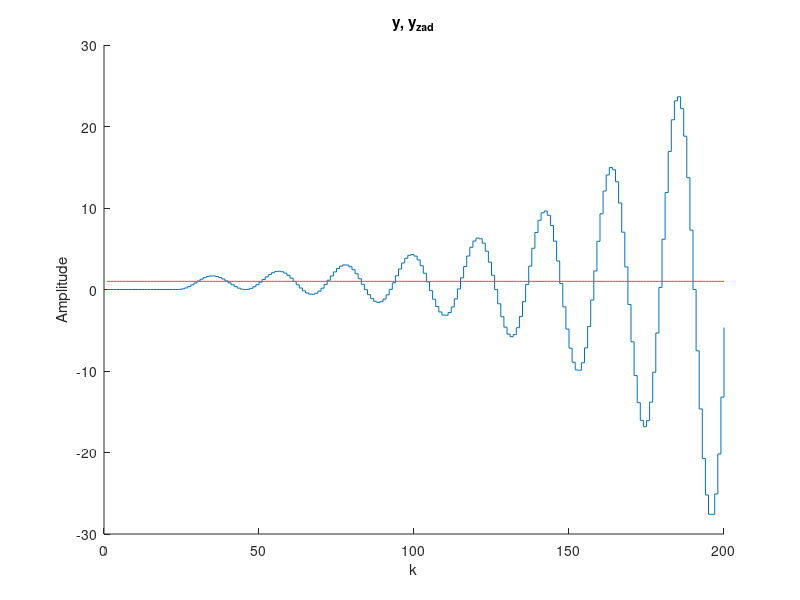
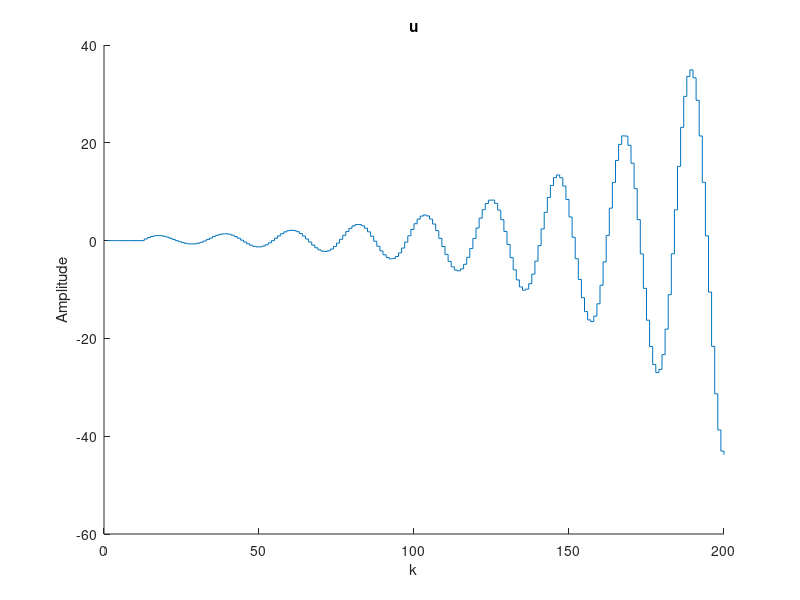

MATLAB code to generate these figures, in order:
%Michał Stolarz
%Zad nr 5

%##########Odpowiedź skokowa obiektu###############

kk=200 %koniec symulacji 

x=1:kk
y=zeros(kk,1);
u=zeros(kk,1);

%warunki pocztkowe 
u(1:12)=0; 
y(1:12)=0; 
u(1:12)=1; 
u(13:kk)=1;  

for k=13:kk; %główna petla symulacyjna 
%symulacja obiektu 
     y(k)=1.677*y(k-1)-0.6981*y(k-2)+0.0524*u(k-11)+0.04649*u(k-12); 
end; 


% Wektor z rzędnymi odpowiedzi skokowych obiektu

s = y;

% Horyzonty
D=80

N=14%sprawdzić 40, 20, 18, 16, 15, 14
Nu=N
% Współczynnik kary za przyrosty sterowania

lambda=1; 

% Generacja macierzy

M=zeros(N,Nu);
for i=1:N
   for j=1:Nu
      if (i>=j)
         M(i,j)=s(i-j+1);
      end;
   end;
end;

MP=zeros(N,D-1);
for i=1:N
   for j=1:D-1
      if i+j<=D
         MP(i,j)=s(i+j)-s(j);
      else
         MP(i,j)=s(D)-s(j);
      end;      
   end;
end;

% Obliczanie parametrów regulatora

I=eye(Nu);
K=((M'*M+lambda*I)^-1)*M';

y_zad = ones(kk,1);
y_model = zeros(kk,1);
d_u=zeros(N,1);
d_u_stare = zeros(D,1);
u = zeros(kk,1);

for k=13:kk; %główna petla symulacyjna 
   
   y_model(k)=1.677*y_model(k-1)-0.6981*y_model(k-2)+0.0524*u(k-11)+0.04649*u(k-12); %odpowiedź modelu na sterowanie 
  
   d_u = K*(y_zad(1)*ones(N,1)- y_model(k)*ones(N,1) -MP*d_u_stare(1:D-1)); %zmiana sterowania
   
   d_u_stare(2:end)=d_u_stare(1:end-1);%przesuniecie
   d_u_stare(1) = d_u(1);
   
   u(k)=u(k-1)+d_u(1); %sterowanie
   
end

%wartość zadana
figure
hold on
stairs(y_model);
stairs(y_zad) 
title("y, y_{zad}")
ylabel("Amplitude");
xlabel("k");
hold off

%sterowanie
figure
hold on
stairs(u); 
title("u")
ylabel("Amplitude");
xlabel("k");
hold off